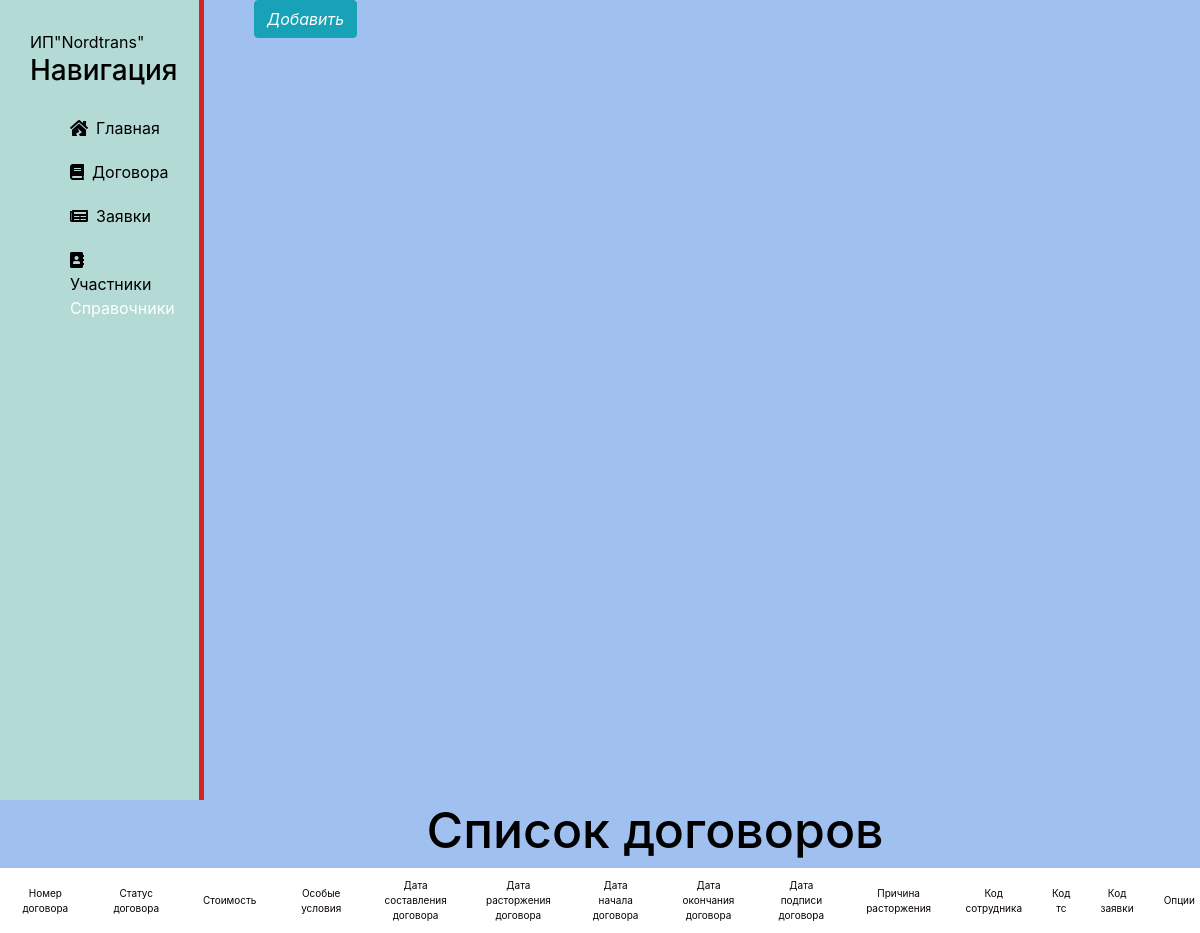
The app's page /gruzi/dogovor, older data.
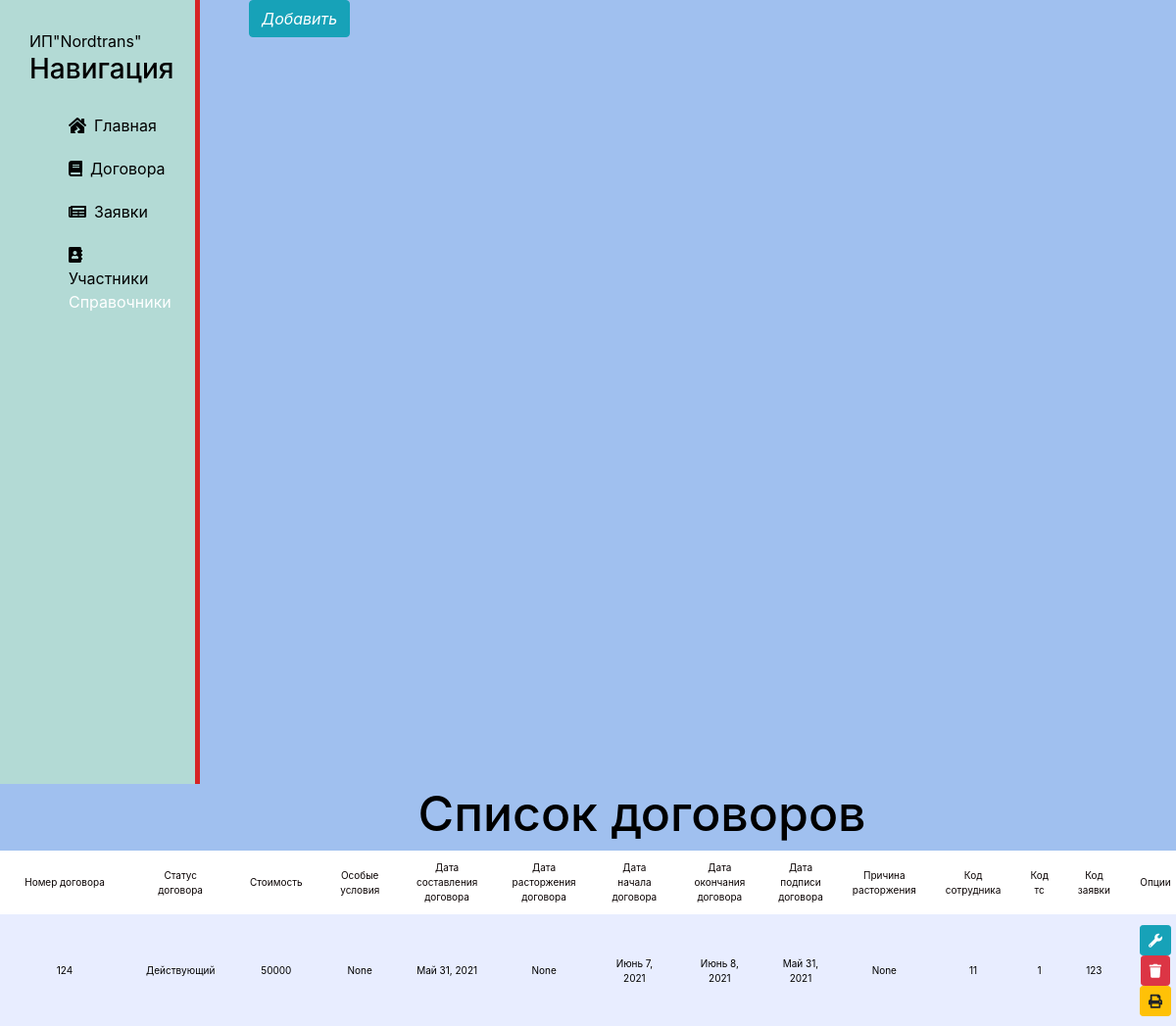
The same page, newer data.
### gruzi/models.py (models this page shows, shortened)
class Dogovor(models.Model):
    nomerdog = models.CharField(max_length=100)
    statusdog = models.CharField(max_length=100)
    stoimost = models.CharField(max_length=50)
    osobusl = models.CharField(max_length=500, null=True, blank=True)
    datesostdog = models.DateField()
    daterastdog = models.DateField(null=True, blank=True)
    datenachdog = models.DateField()
    dateokonchdog = models.DateField()
    datepodpdog = models.DateField()
    prichrast = models.CharField(max_length=100, null=True, blank=True)
    kod_sotr = models.CharField(max_length=50)
    kod_ts = models.CharField(max_length=50)
    nomerzai = models.CharField(max_length=50)
    class Meta:
        verbose_name = 'Участник'
        verbose_name_plural = 'Участники'

### gruzi/views.py (the view)
# urls.py: path('dogovor', views.dogovor, name='dogovor'),
def dogovor(request):
    gruzi = Dogovor.objects.all()
    return render(request, 'gruzi/dogovor.html', {'gruzi': gruzi})

### gruzi/templates/gruzi/dogovor.html (shortened to what this page needs)
{% extends 'main/layout.html' %}
{% block content %}
<div  style='float:left; font-size: 10px' class="features">
    <h1>Список договоров</h1>
    <table id="table_id" class="display">
        <thead>
        <tr>
            <th scope="col">Номер договора</th>
            <th scope="col">Статус договора</th>
            <th scope="col">Стоимость</th>
            <th scope="col">Особые условия</th>
            <th scope="col">Дата составления договора</th>
            <th scope="col">Дата расторжения договора</th>
            <th scope="col">Дата начала договора</th>
            <th scope="col">Дата окончания договора</th>
            <th scope="col">Дата подписи договора</th>
            <th scope="col">Причина расторжения</th>
            <th scope="col">Код сотрудника</th>
            <th scope="col">Код тс</th>
            <th scope="col">Код заявки</th>
            <th scope="col">Опции</th>
        </tr>
        </thead>
        {% for el in gruzi %}
            <tr>
                <td>{{ el.nomerdog }}</td>
                <td>{{ el.statusdog }}</td>
                <td>{{ el.stoimost }}</td>
                <td>{{ el.osobusl }}</td>
                <td>{{ el.datesostdog }}</td>
                <td>{{ el.daterastdog }}</td>
                <td>{{ el.datenachdog }}</td>
                <td>{{ el.dateokonchdog }}</td>
                <td>{{ el.datepodpdog }}</td>
                <td>{{ el.prichrast }}</td>
                <td>{{ el.kod_sotr }}</td>
                <td>{{ el.kod_ts }}</td>
                <td>{{ el.nomerzai }}</td>
                <td><a class="btn btn-info btn-sm"><i class="fa fa-wrench"></i></a>
                  <a  class="btn btn-danger btn-sm"><i class="fa fa-trash"></i></a>
                    <a  class="btn btn-warning btn-sm"><i class="fa fa-print"></i></a>
                </td>
            </tr>
        {% endfor %}
    </table>
</div>
<a style="margin-left: 50px" href="" class="btn btn-info"><i class="">Добавить</i></a>
{% endblock %}

Row changes from the older to the newer data that the page shows:
added Dogovor: nomerdog "124", statusdog "Действующий", stoimost "50000", osobusl "None", datesostdog "Май 31, 2021", daterastdog "None", datenachdog "Июнь 7, 2021", dateokonchdog "Июнь 8, 2021", datepodpdog "Май 31, 2021", prichrast "None", kod_sotr "11", kod_ts "1", nomerzai "123"
